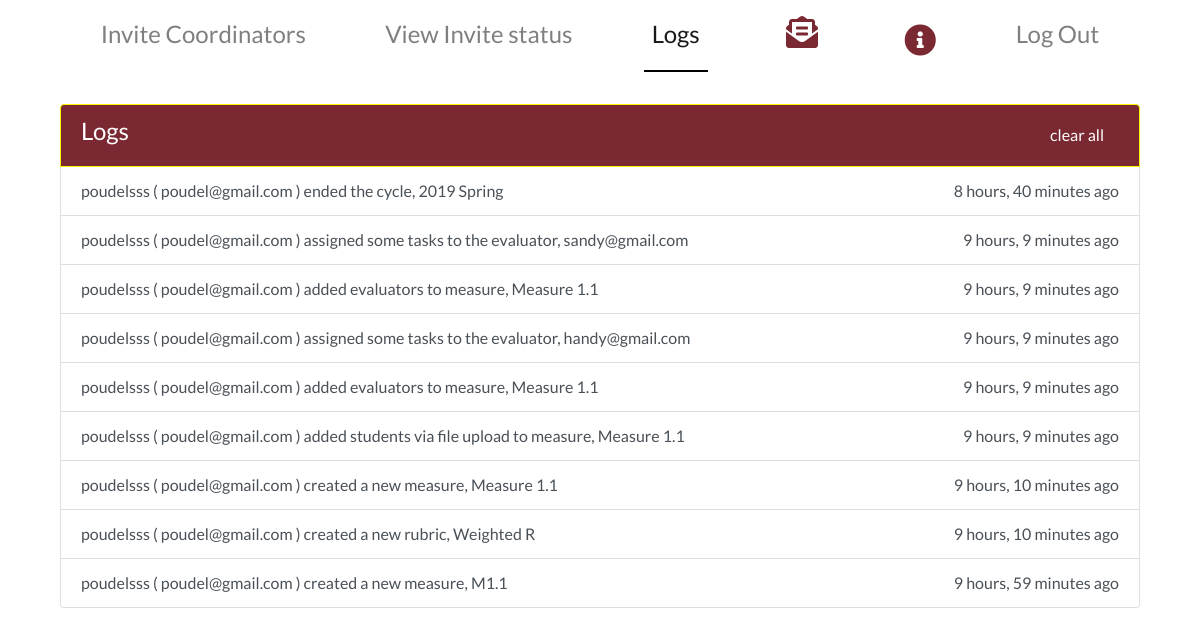
Page /logs on the earlier database version.
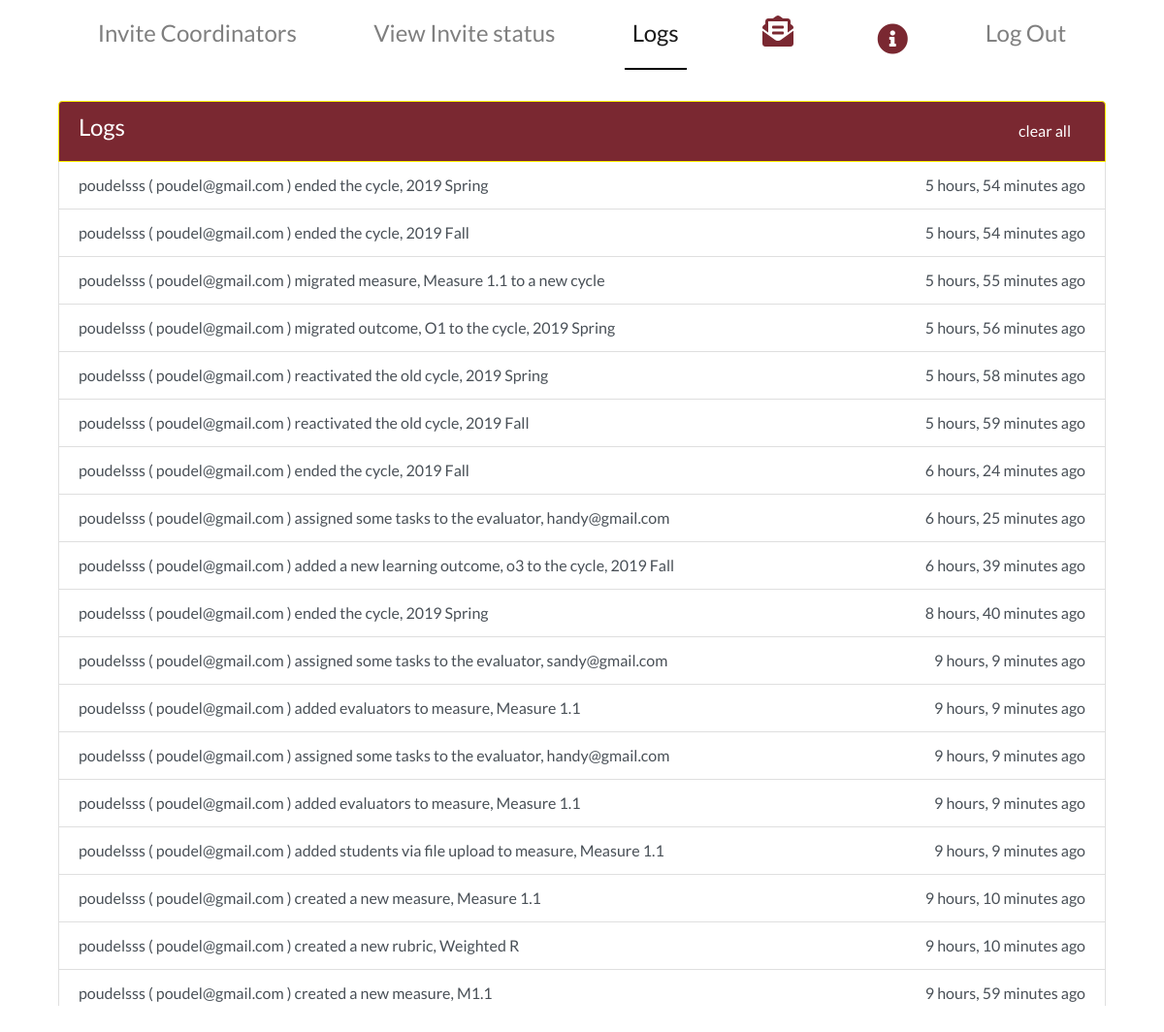
Same page on the later database version.
### main/models.py (models this page shows)
class Log(models.Model):
    message = models.CharField(max_length=400)
    created_at = models.DateTimeField()
    read = models.BooleanField(default=False)

### main/views.py (the view)
# urls.py: path('logs', views.logs, name='logs'),
def logs(request):
    logs = Log.objects.filter(read=False).order_by('-created_at')
    logs_count = logs.count()
    context = {"logs":logs, 'log':'active', 'logs_count':logs_count, 'cordinator':InvitedCo.objects.all()}
    return render(request, 'main/logs.html', context)

### main/templates/main/logs.html (shortened to what this page needs)
{% extends  'main/superadminbase.html' %}
{% load static %}
{% block body_block %}
<div class = "container">
  <div class = "container-fluid">
    <ul class="list-group" style = "overflow-y:auto; height: 80vh;">
      <li class="list-group-item  list-group-item-action active  d-flex justify-content-between"><span> <h4>Logs</h4> </span>
        <a href = "{%url 'main:clear_log'%}">clear all</a>
      </li>
      {%for log in logs%}
        <a href= "#" class="list-group-item list-group-item-action d-flex justify-content-between"><span>{{log.message}}</span>
           {{log.created_at|timesince}} ago
         </a>
  {%empty%}
  <a href= "#" class="list-group-item list-group-item-action text-center" style="padding:20px;"><span >No activity to log. <br/> Please check back later</span>
   </a>
  {%endfor%}
</ul>
</div>
</div>
{%endblock%}

### main/templates/main/superadminbase.html (shortened to what this page needs)
{% load static %}
<!DOCTYPE html>
<html lang="en">
<head>
    <link rel="stylesheet" href="https://stackpath.bootstrapcdn.com/bootstrap/4.3.1/css/bootstrap.min.css">
    <link rel="stylesheet" href = "{% static 'css/landing.css' %}">
    <link rel="stylesheet" href="https://use.fontawesome.com/releases/v5.7.2/css/all.css">
</head>
<body>
{% include 'main/superadminnavbar.html'%}
  {% block body_block %}
  {% endblock %}
</body>
</html>

### main/templates/main/superadminnavbar.html (shortened to what this page needs)
    <div class = "container-fluid">
      <div class = "container" id = "main_content">
<nav class="navbar sticky-top navbar-expand-lg  navbar-light ">
  <div class="collapse navbar-collapse" id="navbarTogglerDemo03">
    <ul class="navbar-nav w-100 mr-auto mt-2 mt-lg-0 justify-content-around">
      <li class="nav-item {{now}}" >
        <a class="nav-link" href="{%url 'main:super_admin_home'%}" >Invite Coordinators</a>
      </li>
      <li class="nav-item {{past}}" >
        <a class="nav-link" href="{%url 'main:super_admin_past'%}">View Invite status</a>
      </li>
      <li class="nav-item {{log}}" >
        <a class="nav-link" href="{%url 'main:logs'%}">Logs</a>
      </li>
      <li class="nav-item {{msg}}" >
      <a id="noti_Button" data-toggle="modal" data-target="#exampleModalCenterSendBro" >
        <span style="font-size: 2rem; color: #7a2831;">
           <i data-toogle="tooltip" title="Send Broadcast" class="fas fa-envelope-open-text"></i>
         </span>
      </a>
    </li>
    <li class="nav-item {{help}}" >
      <a id="noti_Button" class = "nav-link" href="{% url 'main:superadmin_instructions'%}">
        <span style="font-size: 2rem; color: #7a2831;">
          <i data-toogle="tooltip" title="User Manual" class="fas fa-info-circle"></i>
       </span>
      </a>
     </li>
<li class="nav-item {{logout}}">
  <a class = "nav-link" href="{%url 'main:logout'%}">Log Out</a>
</li>
  </ul>
  </div>
</nav>
<br/>
</div>
</div>

### main/static/css/landing.css (style rules this page uses)
body { font-family: Montserrat, Lato, 'Nunito Sans', Helvetica, Arial, Platino, Garamond, Bookman, Lucidia; }
body { height: 100vh; }
li.nav-item.active { border-bottom: 2px solid black; }
.nav-item { font-size: 1.5rem; }
.list-group-item.active { z-index: 2; color: #fff; background-color: #7a2831 ; border-color: #fff300; }
h4 { font-family: lato; }

### main/templates/main/superadminnavbar.html (style rules this page uses)
ul li a { color:#FFF; text-decoration:none; padding:6px 15px; cursor:pointer; }

Differences in the rows shown:
added Log: message "poudelsss ( poudel@gmail.com ) ended the cycle, 2019 Spring", created_at "5 hours, 54 minutes"
added Log: message "poudelsss ( poudel@gmail.com ) ended the cycle, 2019 Fall", created_at "5 hours, 54 minutes"
added Log: message "poudelsss ( poudel@gmail.com ) migrated measure, Measure 1.1 to a new cycle", created_at "5 hours, 55 minutes"
added Log: message "poudelsss ( poudel@gmail.com ) migrated outcome, O1 to the cycle, 2019 Spring", created_at "5 hours, 56 minutes"
added Log: message "poudelsss ( poudel@gmail.com ) reactivated the old cycle, 2019 Spring", created_at "5 hours, 58 minutes"
added Log: message "poudelsss ( poudel@gmail.com ) reactivated the old cycle, 2019 Fall", created_at "5 hours, 59 minutes"
added Log: message "poudelsss ( poudel@gmail.com ) ended the cycle, 2019 Fall", created_at "6 hours, 24 minutes"
added Log: message "poudelsss ( poudel@gmail.com ) assigned some tasks to the evaluator, handy@gmail.com", created_at "6 hours, 25 minutes"
added Log: message "poudelsss ( poudel@gmail.com ) added a new learning outcome, o3 to the cycle, 2019 Fall", created_at "6 hours, 39 minutes"
